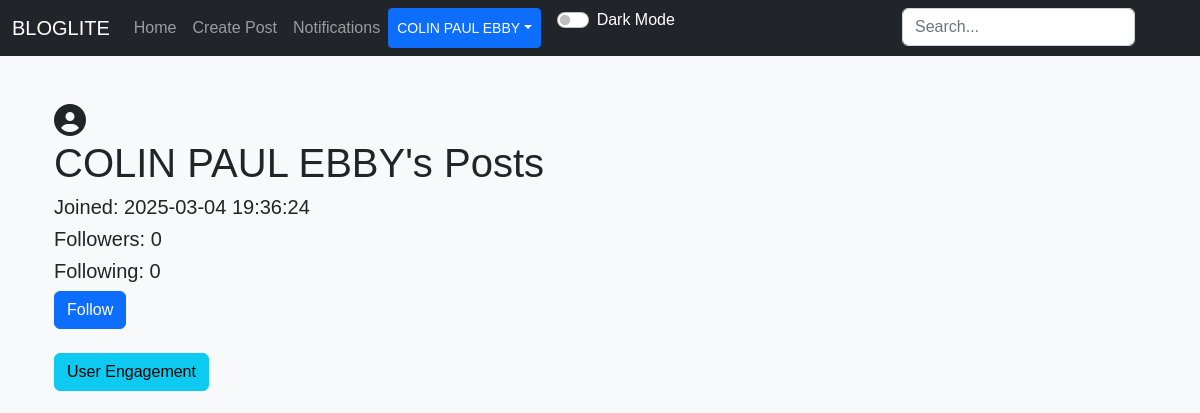
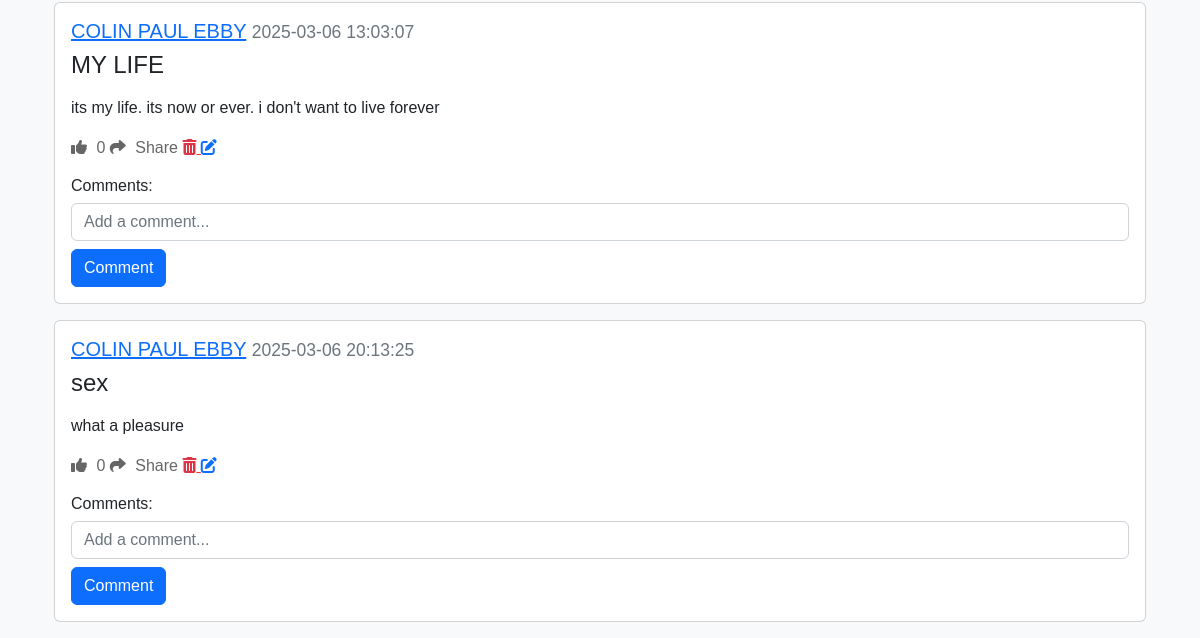
Before: /posts/COLIN PAUL EBBY (signed in) with the older database file (2 pictures, top to bottom).
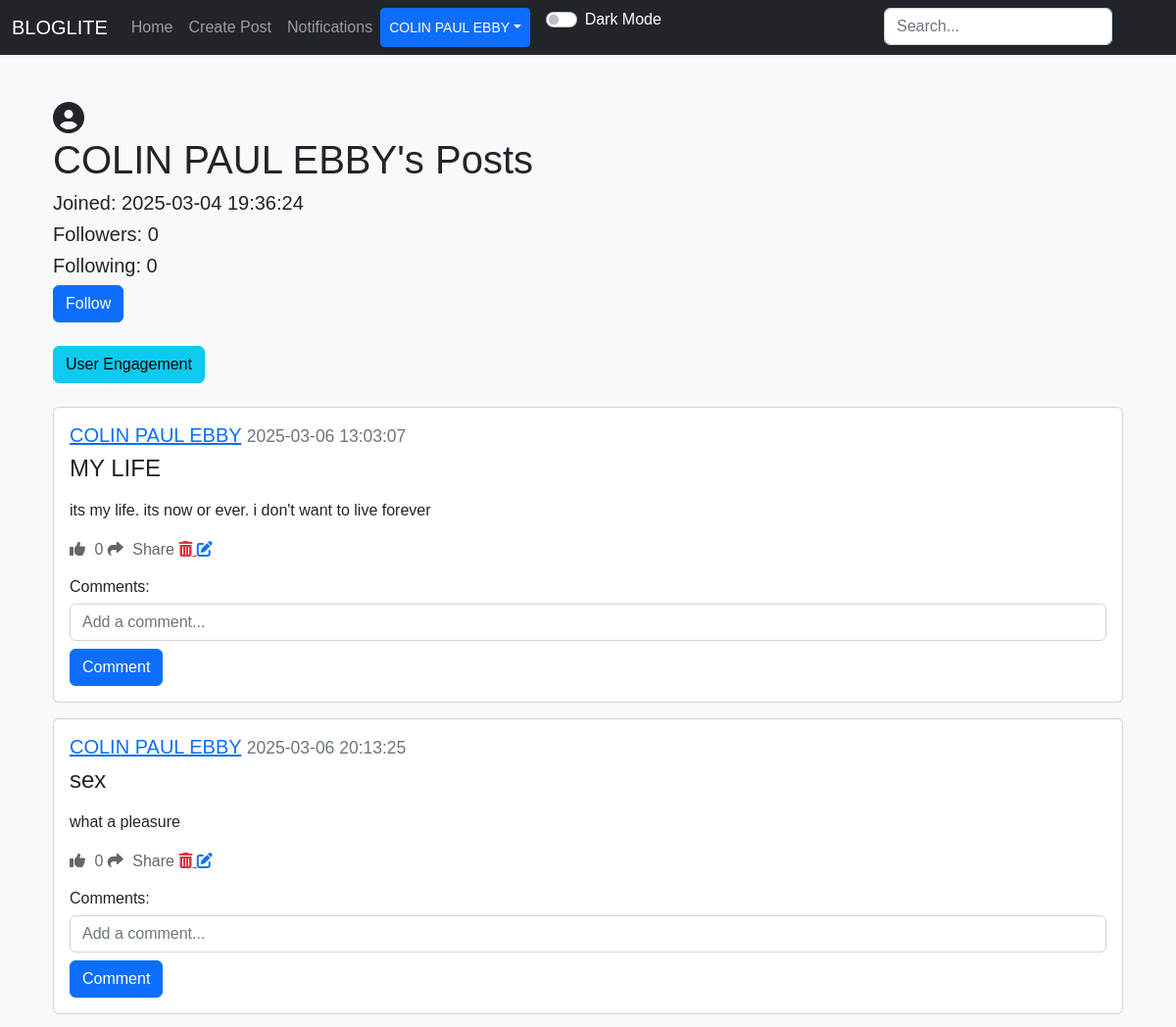
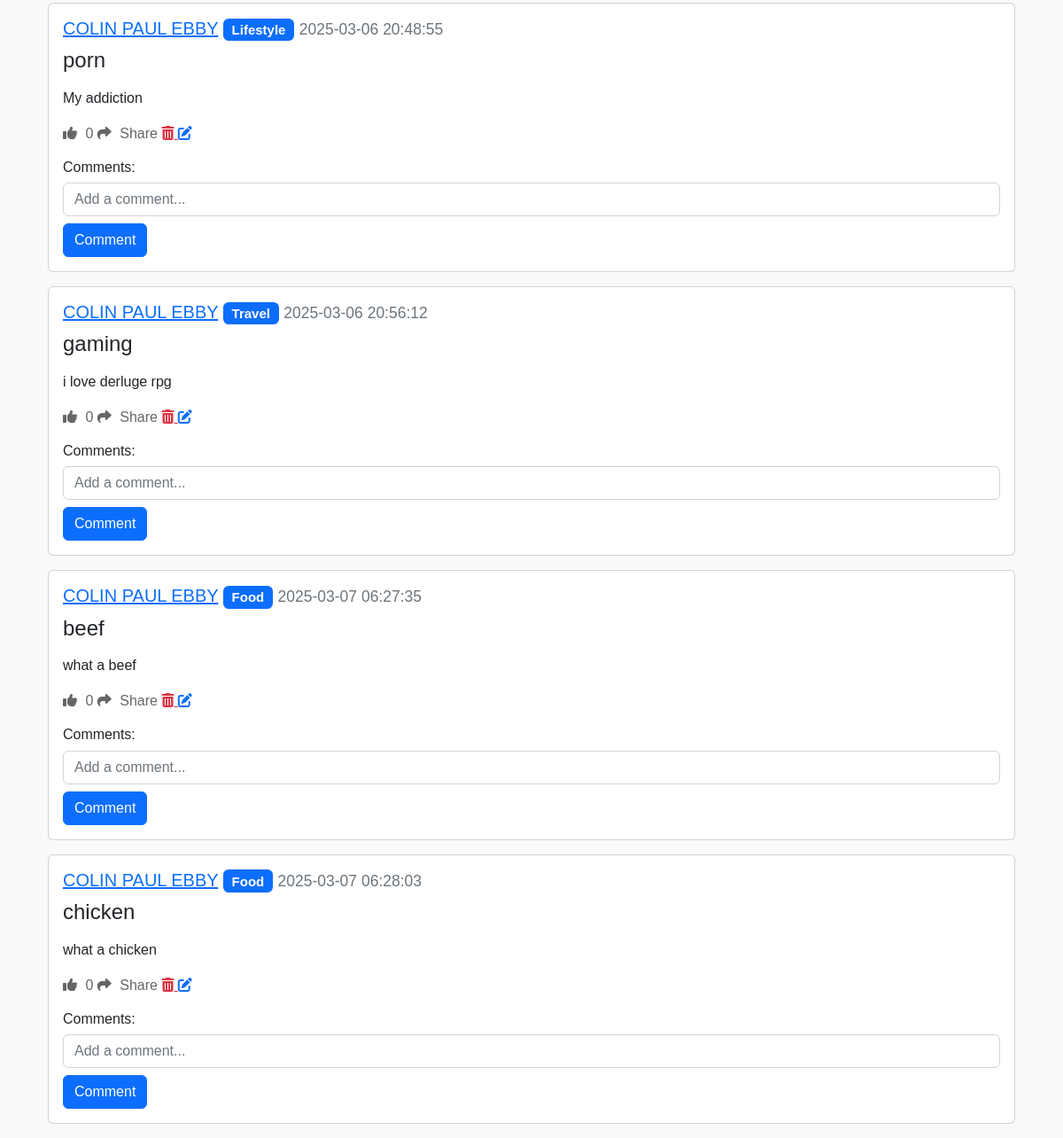
After: the same page with the newer database file (2 pictures, top to bottom).
### applicaton/models.py (models this page shows)
class Post(db.Model):
    id = db.Column(db.Integer, primary_key=True)
    title = db.Column(db.String(150), nullable=False)  # Add title field
    text = db.Column(db.Text, nullable=False)
    date_created = db.Column(db.DateTime(timezone=True), default=func.now())
    author = db.Column(db.Integer, db.ForeignKey('user.id'), nullable=False)
    category_id = db.Column(db.Integer, db.ForeignKey('category.id'), nullable=True)
    comments = db.relationship("Comment", backref="post", cascade="all, delete")
    likes = db.relationship("Like", backref="post", cascade="all, delete")

class Category(db.Model):
    id = db.Column(db.Integer, primary_key=True)
    name = db.Column(db.String(50), unique=True, nullable=False)
    posts = db.relationship("Post", backref="category", cascade="all, delete")

### applicaton/views.py (the view)
@views.route("/posts/<username>")
@login_required
def post(username):
    user = User.query.filter_by(username=username).first()
    if not user:
        flash("No user with that username exists", category="error")
        return redirect(url_for('views.home'))
    posts = user.posts
    user_id = user.id
    following = Follower.query.filter_by(
        user_id=user.id, follower_id=current_user.id).first()
    return render_template("posts.html", user=current_user, posts=posts, username=username, User=User, following=following, user_id=user_id, profile_user=user)

### applicaton/templates/posts.html (shortened to what this page needs)
{% extends "nav.html" %}
{% block content %}
<div class="container mt-5">
    <div class="profile-pic-container mr-3">
        {% if profile_user.profile_picture %}
            <img src="{{ url_for('static', filename='uploads/' + profile_user.profile_picture) }}" alt="Profile Picture" class="profile-pic">
        {% else %}
            <i class="fas fa-user-circle fa-2x"></i>
        {% endif %}
    </div>
    <h1>{{ username }}'s Posts</h1>
    <h5>Joined: {{ profile_user.date_created }}</h5>
    <h5>Followers: {{ profile_user.followers.count() }}</h5>
    <h5>Following: {{ profile_user.following.count() }}</h5>
    <form action="{{ url_for('views.follow_unfollow', username=username) }}" method="POST">
        {% if following %}
            <button type="submit" class="btn btn-danger">Unfollow</button>
        {% else %}
            <button type="submit" class="btn btn-primary">Follow</button>
        {% endif %}
    </form>
    <br>
    <a href="{{ url_for('views.user_engagement', user_id=user_id) }}" class="btn btn-info">User Engagement</a>
    <br>
    <br>
    {% for post in posts %}
        <div class="card mb-3">
            <div class="card-body">
                <h5 class="card-title">
                    <a href="{{ url_for('views.post', username=username) }}">{{ username }}</a>
                    {% if post.category %}
                        <span class="badge bg-primary">{{ post.category.name }}</span>
                    {% endif %}
                    <small class="text-muted">{{ post.date_created }}</small>
                </h5>
                <h4>{{ post.title }}</h4>
                <p class="card-text">{{ post.text | safe }}</p>
                <div>
                    <a href="#" class="like-btn" data-post-id="{{ post.id }}">
                        <i class="fas fa-thumbs-up"></i> <span class="like-count">{{ post.likes|length }}</span>
                    </a>
                    <a href="#" class="share-btn ml-3" data-post-id="{{ post.id }}" data-bs-toggle="modal" data-bs-target="#shareModal">
                        <i class="fas fa-share"></i> Share
                    </a>
                    {% if user.id == post.author %}
                        <a href="{{ url_for('views.delete_post', id=post.id) }}" class="text-danger ml-3">
                            <i class="fas fa-trash-alt"></i>
                        </a>
                        <a href="{{ url_for('views.edit', id=post.id) }}" class="text-primary ml-3">
                            <i class="fas fa-edit"></i>
                        </a>
                    {% endif %}
                </div>
                <h6 class="mt-3">Comments:</h6>
                <form class="comment-form" method="POST" data-post-id="{{ post.id }}">
                    <div class="form-group">
                        <input type="text" name="text" class="comment-text form-control" placeholder="Add a comment...">
                        <button type="submit" class="btn btn-primary mt-2">Comment</button>
                    </div>
                </form>
            </div>
        </div>
    {% endfor %}
</div>
{% endblock %}

Changed rows visible on the page:
added Post: username "COLIN PAUL EBBY", category.name "Lifestyle", date_created "2025-03-06 20:48:55", title "porn", text "My addiction", likes|length "0"
added Post: username "COLIN PAUL EBBY", category.name "Travel", date_created "2025-03-06 20:56:12", title "gaming", text "i love derluge rpg", likes|length "0"
added Post: username "COLIN PAUL EBBY", category.name "Food", date_created "2025-03-07 06:27:35", title "beef", text "what a beef", likes|length "0"
added Post: username "COLIN PAUL EBBY", category.name "Food", date_created "2025-03-07 06:28:03", title "chicken", text "what a chicken", likes|length "0"
